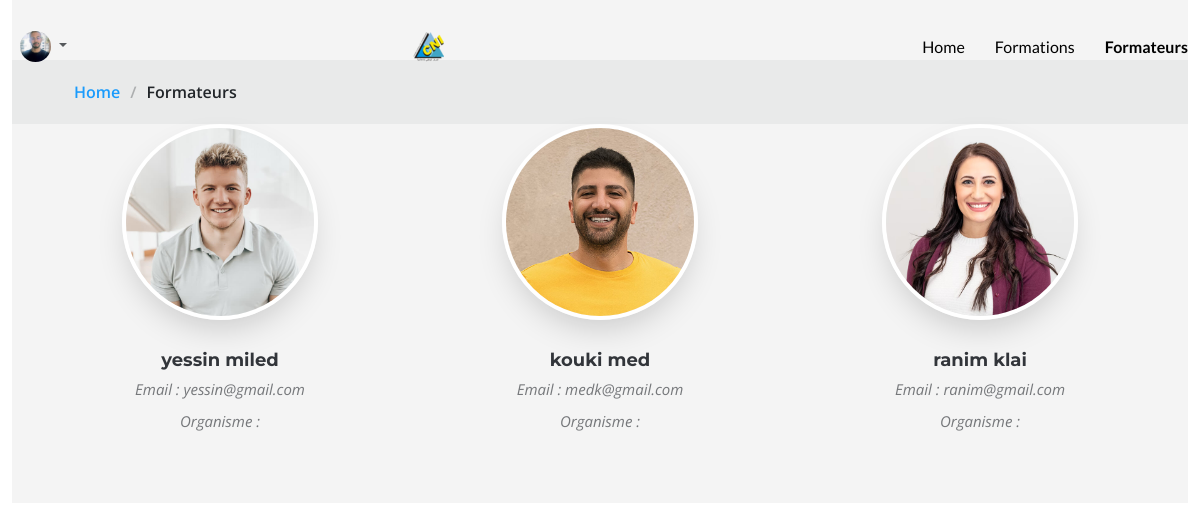
/formateur (signed in), run on the app's committed database.
### user/models.py (models this page shows, shortened)
class Profile(AbstractBaseUser, PermissionsMixin):
    email = models.EmailField(unique=True)
    first_name = models.CharField(max_length=30)
    last_name = models.CharField(max_length=30)
    cin_regex = RegexValidator(regex=r'^\d{8}$', message="CIN must be an 8-digit number.")
    cin = models.CharField(validators=[cin_regex], max_length=8)  # 8-digit number
    organisme = models.CharField(max_length=255)  # String field for organisme
    role = models.CharField(max_length=255)  # String field for role
    is_active = models.BooleanField(default=True)
    is_staff = models.BooleanField(default=False)
    img = models.ImageField(default='def.png',null=True,blank=True) # Image field for profile image
    objects = CustomUserManager()
    USERNAME_FIELD = 'email'
    REQUIRED_FIELDS = ['first_name', 'last_name', 'cin', 'organisme', 'role']

### gestionFormation/views.py (the view)
# urls.py: path('formateur',views.nosformateurs,name='nosformateurs'),
def nosformateurs(request):
    users = Profile.objects.filter(role='Formateur')
    return render(request,'front/nosFormateurs.html',{'formateurs' : users})

### templates/front/nosFormateurs.html (shortened to what this page needs)
{% extends 'baseclient.html' %}
{% load static %}
{% block content %}
<header id="header" class="header fixed-top d-flex align-items-center">
  <div class="container-fluid d-flex align-items-center justify-content-between">
    <a href="index.html" class="logo d-flex align-items-center me-auto me-xl-0">
     <img src="{% static 'assets/images/logo1.png'%}" alt="">
    </a>
    <nav id="navmenu" class="navmenu">
      <ul>
        <li><a  style="color: #000000;"></a></li>
        <li><a  style="color: #000000;"></a></li>
        <li><a   style="color: #000000;"></a></li>
        <li><a   style="color: #000000;"></a></li>
        <li><a href="{% url 'acc' %}"  style="color: #000000;">Home</a></li>
        <li><a href="{% url 'nosformations' %}">Formations</b></a></li>
        <li><a href="index.html#services" style="color: #000000;"><b>Formateurs</b></a></li>
      </ul>
    </nav>
    {% if user.is_authenticated %}
    <header class="topbar" data-navbarbg="skin6">
      <nav class="navbar top-navbar navbar-expand-md navbar-light">
          <div class="navbar-collapse collapse" id="navbarSupportedContent" data-navbarbg="skin5">
              <ul class="navbar-nav float-end">
                  <li class="nav-item dropdown">
                      <a class="nav-link dropdown-toggle text-muted waves-effect waves-dark pro-pic" href="#" id="navbarDropdown" role="button" data-bs-toggle="dropdown" aria-expanded="false">
                          <img src="{{user.img.url}}" alt="user" class="rounded-circle" width="31">
                      </a>
                  </li>
              </ul>
          </div>
      </nav>
  </header>
    {% else %}
    <a  href="{% url 'admin_login' %}" class="btn-getstarted" >Se connecter</a>
    {% endif %}
  </div>
</header>
<div class="container-fluid">
<section id="team" class="team">
    <div data-aos="fade" class="page-title">
        <nav class="breadcrumbs">
          <div class="container">
            <ol>
              <li><a href="index.html">Home</a></li>
              <li class="current">Formateurs</li>
            </ol>
          </div>
        </nav>
      </div>
    <div class="container">
      <div class="row gy-5">
        {% for u in formateurs %}
        <div class="col-lg-4 col-md-6 member" data-aos="fade-up" data-aos-delay="100">
          <div class="member-img">
            <img src="{{u.img.url}}" class="img-fluid" alt="">
          </div>
          <div class="member-info text-center">
            <h4>{{u.last_name}} {{u.first_name}}</h4>
                <span>Email : {{u.email}}</span>
                <span>Organisme : {{u.org}} </span>
          </div>
        </div>
        {% endfor %}
      </div>
    </div>
  </section>
  </div>
{% endblock %}

### staticfiles/assets3/css/main.css (style rules this page uses)
:root { --font-default: "Open Sans", system-ui, -apple-system, "Segoe UI", Roboto, "Helvetica Neue", Arial, "Noto Sans", "Liberation Sans", sans-serif, "Apple Color Emoji", "Segoe UI Emoji", "Segoe UI Symbol", "Noto Color Emoji"; --font-primary: "Montserrat", sans-serif; --font-secondary: "Lato", sans-serif; }
:root { --color-default: #212529; --color-default-rgb: 33, 37, 41; --color-background: #ffffff; --color-background-rgb: 255, 255, 255; --color-primary: #1a9bfc; --color-primary-rgb: 232, 69, 69; --color-secondary: #32353a; --color-secondary-rgb: 50, 53, 58; --color-box-background: #ffffff; --color-box-background-rgb: 255, 255, 255; --color-inverse: #ffffff; --color-inverse-rgb: 255, 255, 255; }
:root { --color-nav: #3a3939; --color-nav-hover: #1a9bfc; --color-nav-dropdown: #3a3939; --color-nav-dropdown-hover: #1a9bfc; --color-nav-dropdown-background: #ffffff; --color-nav-mobile-background: #ffffff; }
:root { scroll-behavior: smooth; }
body { color: var(--color-default); background-color: var(--color-background); font-family: var(--font-default); }
a { color: var(--color-primary); text-decoration: none; transition: 0.3s; }
h1, h2, h3, h4, h5, h6 { font-family: var(--font-primary); }
section { color: var(--color-default); background-color: var(--color-background); padding: 60px 0; overflow: clip; }
.page-title { --color-box-background: rgba(var(--color-default-rgb), .05); color: var(--color-default); background-color: var(--color-background); }
.page-title nav { background-color: var(--color-box-background); padding: 20px 0; }
.page-title nav ol { display: flex; flex-wrap: wrap; list-style: none; margin: 0; font-size: 16px; font-weight: 600; }
.page-title nav ol li+li { padding-left: 10px; }
.page-title nav ol li+li::before { content: "/"; display: inline-block; padding-right: 10px; color: rgba(var(--color-default-rgb), 0.3); }
.header { --color-background: #ffffff; --color-inverse: #ffffff; color: var(--color-default); background-color: var(--color-background); padding: 15px 0; transition: all 0.5s; z-index: 997; }
.header .logo img { max-height: 40px; margin-right: 6px; }
@media (max-width: 1200px) { .header .logo { order: 1; } }
@media (max-width: 1200px) { .header .navmenu { order: 3; } }
section { scroll-margin-top: 90px; }
.index-page .header { --color-background: rgba(255, 255, 255, 0); --color-secondary: #ffffff; --color-nav: rgba(255, 255, 255, 0.515); --color-nav-hover: #ffffff; }
@media (min-width: 1200px) { .navmenu { padding: 0; } }
@media (min-width: 1200px) { .navmenu ul { margin: 0; padding: 0; display: flex; list-style: none; align-items: center; } }
@media (min-width: 1200px) { .navmenu li { position: relative; } }
@media (min-width: 1200px) { .navmenu a, .navmenu a:focus { color: #000000 ; padding: 18px 15px; font-size: 16px; font-family: var(--font-secondary); font-weight: 400; display: flex; align-items: center; justify-content: space-between; white-space: nowrap; transition: 0.3s; } }
@media (min-width: 1200px) { .navmenu li:last-child a { padding-right: 0; } }
.team { --color-background: #f4f4f4; --color-box-background-rgb: 0, 0, 0; }
.team .member { position: relative; }
.team .member .member-img { margin: 0 80px; border-radius: 50%; overflow: hidden; position: relative; border: 4px solid var(--color-box-background); box-shadow: 0 15px 35px -10px rgba(0, 0, 0, 0.2); }
.team .member .member-img img { position: relative; z-index: 1; }
.team .member .member-info { margin-top: 30px; }
.team .member .member-info h4 { color: var(--color-secondary); font-weight: 700; margin-bottom: 6px; font-size: 18px; }
.team .member .member-info span { font-style: italic; display: block; font-size: 15px; color: rgba(var(--color-default-rgb), 0.6); margin-bottom: 10px; }

### data on the page
Profile: img (picture)
Profile: img (picture), last_name "yessin", first_name "miled", email "yessin@gmail.com"
Profile: img (picture), last_name "kouki", first_name "med", email "medk@gmail.com"
Profile: img (picture), last_name "ranim", first_name "klai", email "ranim@gmail.com"
